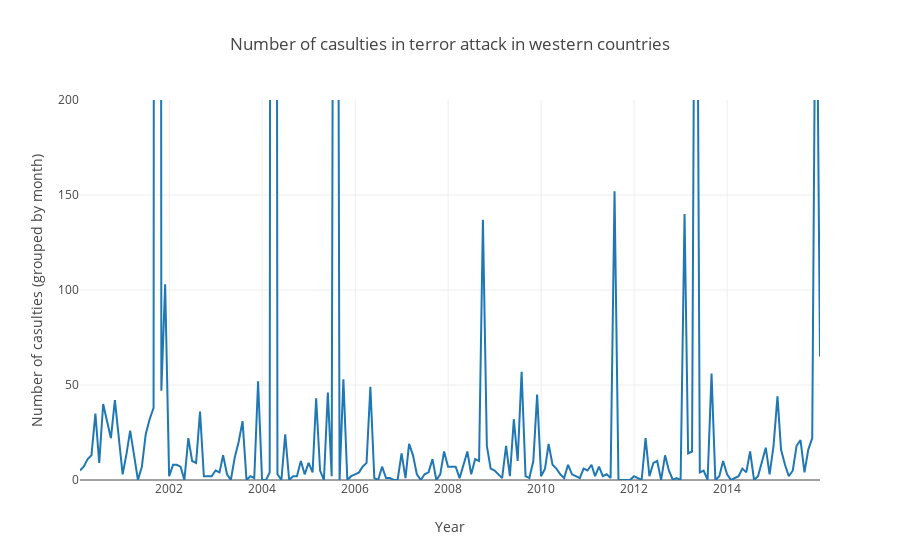

The cell this chart's notebook holds for it:
### Code cell
#terror_attacks_on_western = ptd.filter_by_country_list(terror_attacks, europe_country_set)
terror_df_western = ptd.generate_data_frame(terror_attacks_on_western)

terror_grouped_western = terror_df_western.resample("M").sum()
terror_grouped_western = terror_grouped_western.fillna(0)
terror_timestamp_dict = terror_grouped_western.to_dict()
terror_timestamp_dict = terror_timestamp_dict["casulties"]

terror_scatter_western = j2p.create_scatter_plot_from_date_dict(terror_timestamp_dict, "Terror Attacks in Western Countries")


layout = plotly.graph_objs.Layout(
        title="Number of casulties in terror attack in western countries",
        xaxis=dict(title="Year"),
        yaxis=dict(range=[0,200],title="Number of casulties (grouped by month)"))
fig = go.Figure(data=[terror_scatter_western], layout=layout)
iplot(fig, filename="simple-inset")

### Figure 1 — Plotly figure (JSON) as saved in the notebook; plotly's stock layout.template omitted (floating-point values rounded to 4 significant figures; data arrays with more than 128 entries replaced by an {"elided": "..."} marker saying what was removed)
{"data": [{"name": "Terror Attacks in Western Countries", "type": "scatter", "x": {"elided": "192 str values"}, "y": {"elided": "192 int values"}}], "layout": {"title": "Number of casulties in terror attack in western countries", "xaxis": {"title": "Year"}, "yaxis": {"range": [0, 200], "title": "Number of casulties (grouped by month)"}}}
